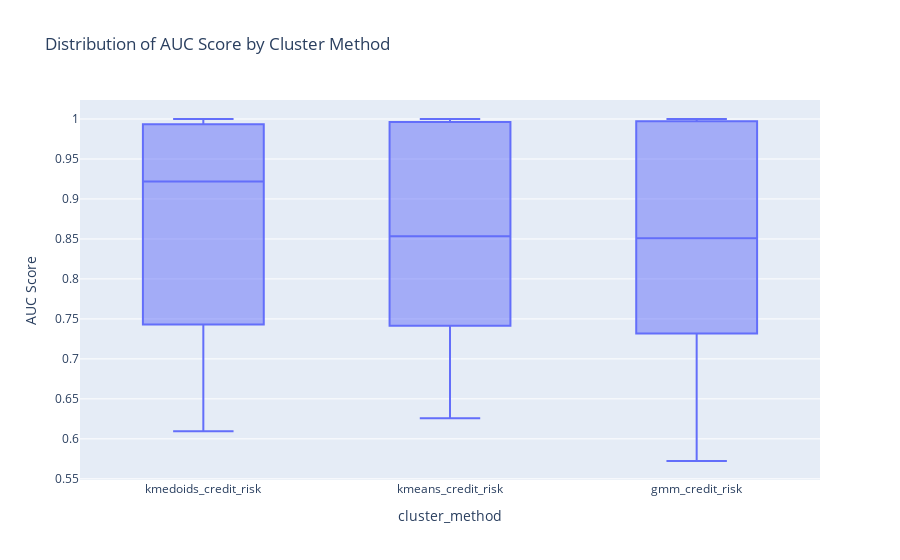

Write notebook code for a chart like this one.
### Markdown cell above
# 1 Visualizations

### Code cell
fig1 = px.box(df1, x="cluster_method", y="AUC Score",
              title="Distribution of AUC Score by Cluster Method")
fig1.show()

### Figure 1 — Plotly figure (JSON) as saved in the notebook; plotly's stock layout.template omitted (floating-point values rounded to 4 significant figures)
{"data": [{"alignmentgroup": "True", "hovertemplate": "cluster_method=%{x}<br>AUC Score=%{y}<extra></extra>", "legendgroup": "", "marker": {"color": "#636efa"}, "name": "", "notched": false, "offsetgroup": "", "orientation": "v", "showlegend": false, "type": "box", "x": ["kmedoids_credit_risk", "kmedoids_credit_risk", "kmedoids_credit_risk", "kmedoids_credit_risk", "kmedoids_credit_risk", "kmedoids_credit_risk", "kmedoids_credit_risk", "kmedoids_credit_risk", "kmeans_credit_risk", "kmeans_credit_risk", "kmeans_credit_risk", "kmeans_credit_risk", "kmeans_credit_risk", "kmeans_credit_risk", "kmeans_credit_risk", "kmeans_credit_risk", "gmm_credit_risk", "gmm_credit_risk", "gmm_credit_risk", "gmm_credit_risk", "gmm_credit_risk", "gmm_credit_risk", "gmm_credit_risk", "gmm_credit_risk", "kmedoids_credit_risk", "kmedoids_credit_risk", "kmedoids_credit_risk", "kmedoids_credit_risk", "kmedoids_credit_risk", "kmedoids_credit_risk", "kmedoids_credit_risk", "kmedoids_credit_risk", "kmeans_credit_risk", "kmeans_credit_risk", "kmeans_credit_risk", "kmeans_credit_risk", "kmeans_credit_risk", "kmeans_credit_risk", "kmeans_credit_risk", "kmeans_credit_risk", "gmm_credit_risk", "gmm_credit_risk", "gmm_credit_risk", "gmm_credit_risk", "gmm_credit_risk", "gmm_credit_risk", "gmm_credit_risk", "gmm_credit_risk", "kmedoids_credit_risk", "kmedoids_credit_risk", "kmedoids_credit_risk", "kmedoids_credit_risk", "kmedoids_credit_risk", "kmedoids_credit_risk", "kmedoids_credit_risk", "kmedoids_credit_risk", "kmeans_credit_risk", "kmeans_credit_risk", "kmeans_credit_risk", "kmeans_credit_risk", "kmeans_credit_risk", "kmeans_credit_risk", "kmeans_credit_risk", "kmeans_credit_risk", "gmm_credit_risk", "gmm_credit_risk", "gmm_credit_risk", "gmm_credit_risk", "gmm_credit_risk", "gmm_credit_risk", "gmm_credit_risk", "gmm_credit_risk", "kmedoids_credit_risk", "kmedoids_credit_risk", "kmedoids_credit_risk", "kmedoids_credit_risk", "kmedoids_credit_risk", "kmedoids_credit_risk", "kmedoids_credit_risk", "kmedoids_credit_risk", "kmeans_credit_risk", "kmeans_credit_risk", "kmeans_credit_risk", "kmeans_credit_risk", "kmeans_credit_risk", "kmeans_credit_risk", "kmeans_credit_risk", "kmeans_credit_risk", "gmm_credit_risk", "gmm_credit_risk", "gmm_credit_risk", "gmm_credit_risk", "gmm_credit_risk", "gmm_credit_risk", "gmm_credit_risk", "gmm_credit_risk", "kmedoids_credit_risk", "kmedoids_credit_risk", "kmedoids_credit_risk", "kmedoids_credit_risk", "kmedoids_credit_risk", "kmedoids_credit_risk", "kmedoids_credit_risk", "kmedoids_credit_risk", "kmeans_credit_risk", "kmeans_credit_risk", "kmeans_credit_risk", "kmeans_credit_risk", "kmeans_credit_risk", "kmeans_credit_risk", "kmeans_credit_risk", "kmeans_credit_risk", "gmm_credit_risk", "gmm_credit_risk", "gmm_credit_risk", "gmm_credit_risk", "gmm_credit_risk", "gmm_credit_risk", "gmm_credit_risk", "gmm_credit_risk"], "x0": " ", "xaxis": "x", "y": [0.9652, 0.6885, 0.9947, 0.9999, 0.8825, 1.0, 0.7408, 0.8359, 0.9956, 0.7409, 0.7993, 0.9993, 0.871, 0.9061, 0.7408, 0.8359, 0.9971, 0.6715, 0.7012, 0.9999, 0.8573, 0.9991, 0.7408, 0.8359, 0.9652, 0.6885, 0.9852, 0.9999, 0.8825, 1.0, 0.7408, 0.8359, 0.9956, 0.7409, 0.7527, 0.9993, 0.871, 0.932, 0.7408, 0.8359, 0.9971, 0.6715, 0.5723, 0.9999, 0.8573, 0.9901, 0.7408, 0.8359, 0.9622, 0.6094, 0.9998, 0.9737, 0.7867, 1.0, 0.6943, 0.7199, 1, 0.6257, 0.9988, 1, 0.7292, 1.0, 0.6943, 0.7199, 1, 0.634, 0.9483, 1, 0.7209, 0.9979, 0.6943, 0.7199, 0.9612, 0.7212, 0.977, 0.992, 0.8783, 0.9994, 0.7421, 0.84, 0.9971, 0.7258, 0.7815, 0.9998, 0.8994, 0.8886, 0.7421, 0.84, 0.9955, 0.7137, 0.9663, 1, 0.8527, 0.9958, 0.7421, 0.84, 0.973, 0.7267, 0.9793, 0.9998, 0.8718, 0.9986, 0.744, 0.8356, 0.9967, 0.7337, 0.7437, 1, 0.8667, 0.8963, 0.744, 0.8356, 0.9972, 0.7225, 0.8061, 1.0, 0.849, 0.9943, 0.744, 0.8356], "y0": " ", "yaxis": "y"}], "layout": {"boxmode": "group", "legend": {"tracegroupgap": 0}, "title": {"text": "Distribution of AUC Score by Cluster Method"}, "xaxis": {"anchor": "y", "domain": [0, 1], "title": {"text": "cluster_method"}}, "yaxis": {"anchor": "x", "domain": [0, 1], "title": {"text": "AUC Score"}}}}
